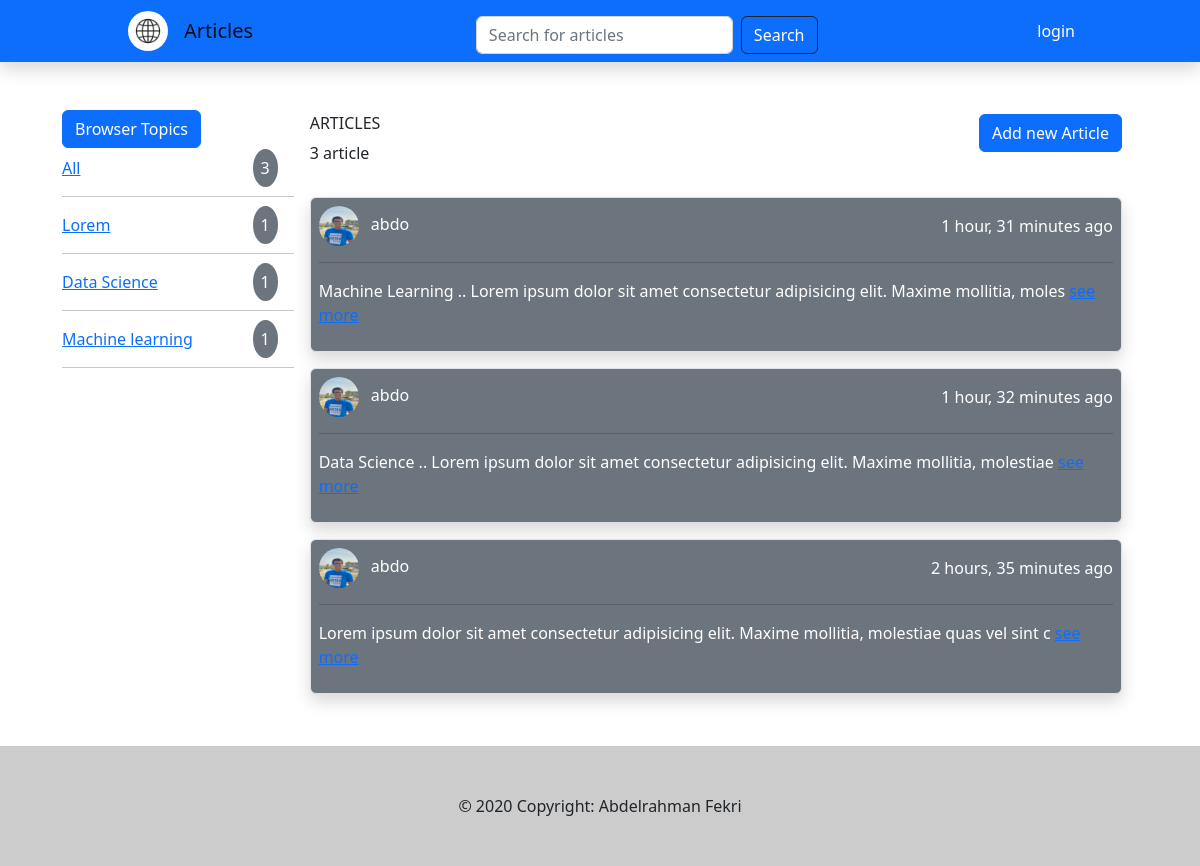
Before: / with the older database file.
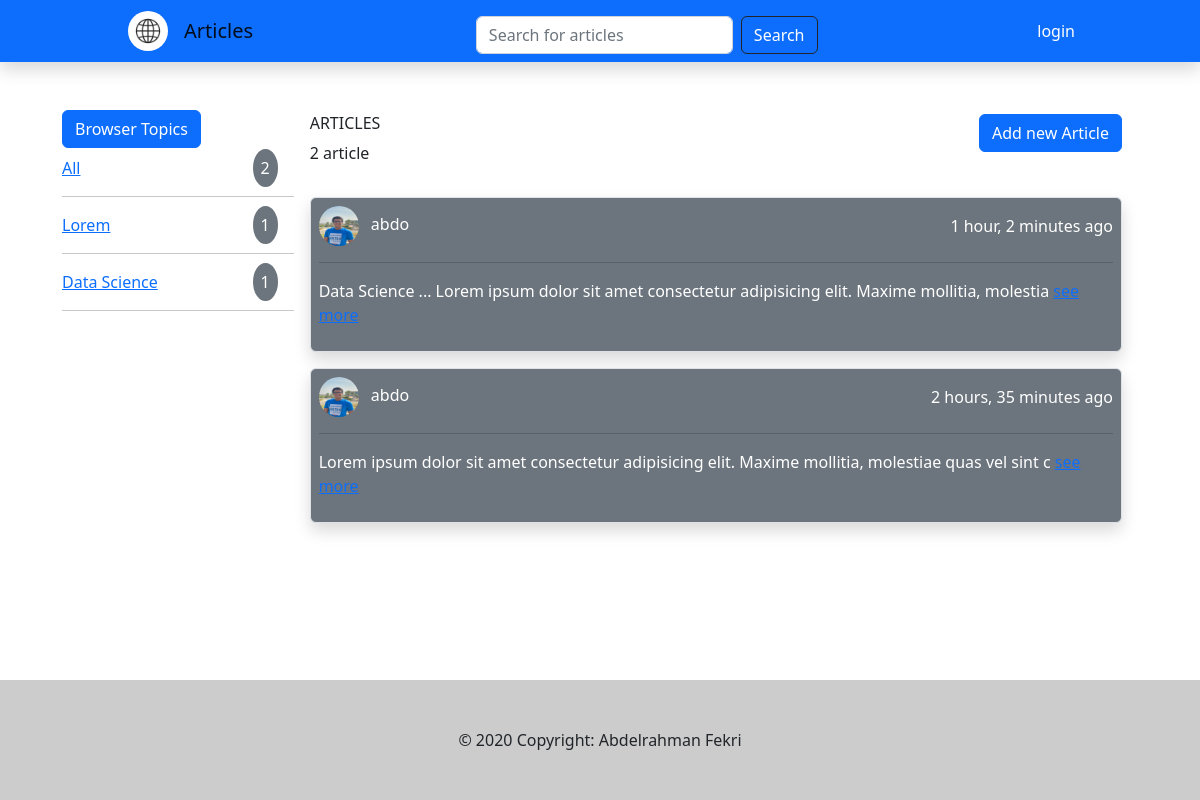
After: the same page with the newer database file.
### Social/models.py (models this page shows, shortened)
class Topic(models.Model):
    Name = models.CharField(max_length=30)
    NoArticles = models.IntegerField(default=0)

class Article(models.Model):
    Topic = models.ForeignKey(Topic,on_delete=models.CASCADE)
    Content = models.TextField(max_length=1000)
    Owner = models.ForeignKey(User,on_delete=models.CASCADE,related_name="author")
    updated_at = models.DateTimeField(null=True,auto_now=True)
    created_at = models.DateTimeField(null=True,auto_now_add=True)
    noLike = models.PositiveIntegerField(default=0)
    noDislike = models.PositiveIntegerField(default=0)
    userLike = models.ManyToManyField(User,related_name="Users_like_article")
    userDisLike = models.ManyToManyField(User,related_name="User_dislike_article")
    class Meta:
        ordering = ('-updated_at','-created_at')

class User(AbstractUser):
    username = models.CharField(null=True,max_length=50)
    Avatar = models.ImageField(null=True,default='avatar.svg')
    email = models.EmailField(unique=True)
    USERNAME_FIELD = 'email'
    REQUIRED_FIELDS = ['username']

### Social/views.py (the view)
# urls.py: path('',homeView,name='home'),
def homeView(request):
    topics = Topic.objects.all()[0:20]
    q = request.GET.get('q')
    topic = request.GET.get('topic')
    if topic is not None:
        try:
           articles = Article.objects.filter(Topic__Name=topic)
        except:
            articles = {}
    else:
        if q is None:
            q = ''
        articles = Article.objects.filter(
            Q(Content__icontains=q)
            )
    articles = articles[0:20]
    numberOfArticles = articles.count()
    allArticle = Article.objects.all().count()
    context = {"topics":topics,"articles":articles,"NoArticle":numberOfArticles,"allArticle":allArticle}
    return render(request,'Social/index.html',context)

### Social/templates/Social/index.html
{%extends 'main.html' %}
{%block content %}
<div class="container mw-100 d-flex mt-5 flex-column flex-md-row" style="width:1100px;">
    {%include 'Social/articleTopics.html' %}
    {%include 'Social/articles.html'%}
</div>
{% endblock content %}

### Social/templates/Social/articleTopics.html
<div class="mw-75 mb-3 m-0" style="width:300px">
    <button class="btn btn-primary" type="button" data-toggle="collapse" data-target="#collapseExample"
        aria-expanded="True" aria-controls="collapseExample">
        Browser Topics
    </button>
    <div class="collapse show" id="collapseExample">
        <div class="d-flex justify-content-between align-items-center my-2">
            <div>
                <a href="{% url 'home' %}"><span>All</span></a>
            </div>
            <div>
                <span class="bg-secondary rounded-circle me-3 p-2 text-white">{{allArticle}}</span>
            </div>
        </div>
        <hr>
        {% for i in topics %}
        <div class="d-flex justify-content-between align-items-center my-3">
            <a href="{% url 'home'%}?topic={{i.Name}}">
                <span>{{i.Name}}</span>
            </a>
            <div>
                <span class="bg-secondary rounded-circle me-3 p-2 text-white">{{i.NoArticles}}</span>
            </div>
        </div>
        <hr>
        {% endfor %}
    </div>
</div>

### Social/templates/Social/articles.html (shortened to what this page needs)
{%load static %}
<div class="w-100 container m-1 h-auto">
    <div class="d-flex justify-content-between">
        <div>
            <h6>ARTICLES</h6>
            <p>{{NoArticle}} article</p>
        </div>
        <div>
            <a href="{% url 'createArticle'%}" class="btn btn-primary">Add new Article</a>
        </div>
    </div>
    {% for i in articles%}
    <div class="w-100 bg-secondary shadow border rounded p-2 mt-3 h-auto">
        <div class="d-flex align-items-center justify-content-between">
            <div>
                <img class="rounded rounded-circle" src="{%static i.Owner.Avatar.url%}" style="height:5vh;width:5vh;">
                <span class="m-2 text-white">{{i.Owner.username}}</span>
            </div>
            <div>
                <span class="text-white">{{i.created_at|timesince}} ago</span>
            </div>
        </div>
        <hr>
        <div class="text-white">
            <p class="text-break">{{i.Content|slice:"0:100"}}
                <span><a class="link text-bold" href="{% url 'details' i.id%}">see more</a></span>
            </p>
        </div>
    </div>
    {% endfor %}
</div>

Changed rows visible on the page:
removed Topic: Name "Machine learning", NoArticles "1"
removed Article: Owner.Avatar (picture), Owner.username "abdo", created_at "1 hour, 31 minutes", Content "Machine Learning .. Lorem ipsum dolor sit amet consectetur adipisicing elit. Maxime mollitia, moles"
removed Article: Owner.Avatar (picture), Owner.username "abdo", created_at "1 hour, 32 minutes", Content "Data Science .. Lorem ipsum dolor sit amet consectetur adipisicing elit. Maxime mollitia, molestiae"
added Article: Owner.Avatar (picture), Owner.username "abdo", created_at "1 hour, 2 minutes", Content "Data Science ... Lorem ipsum dolor sit amet consectetur adipisicing elit. Maxime mollitia, molestia"
Other visible differences:
{{ allArticle }}: "3" → "2"
{{ NoArticle }}: "3" → "2"
